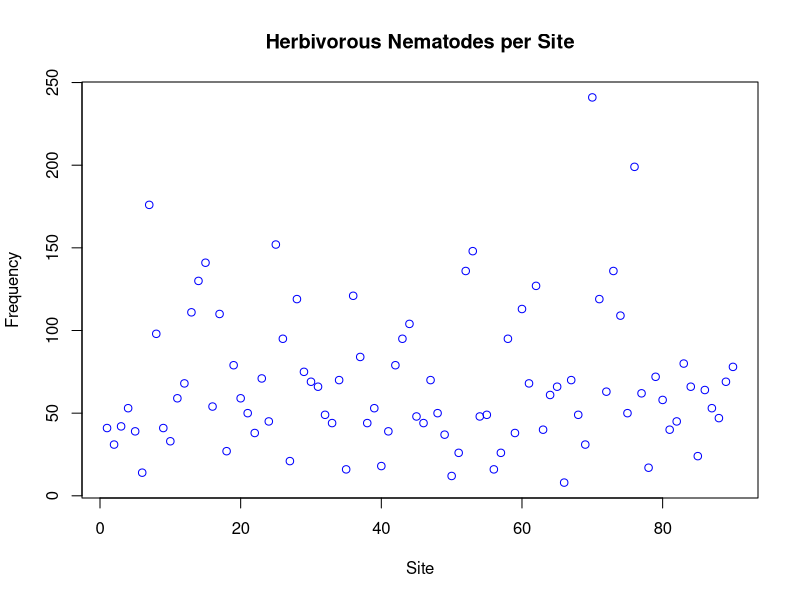

Here is the R script that generated this plot:
nematode <- read.csv("nematode.csv")

herbivorous <- nematode$Herbivorous

Site <- nematode$Site

plot(nematode$Herbivorous, 
     breaks = 15,
     col = "blue", 
     xlab = "Site",
     ylab = "Frequency",
     main = "Herbivorous Nematodes per Site")
